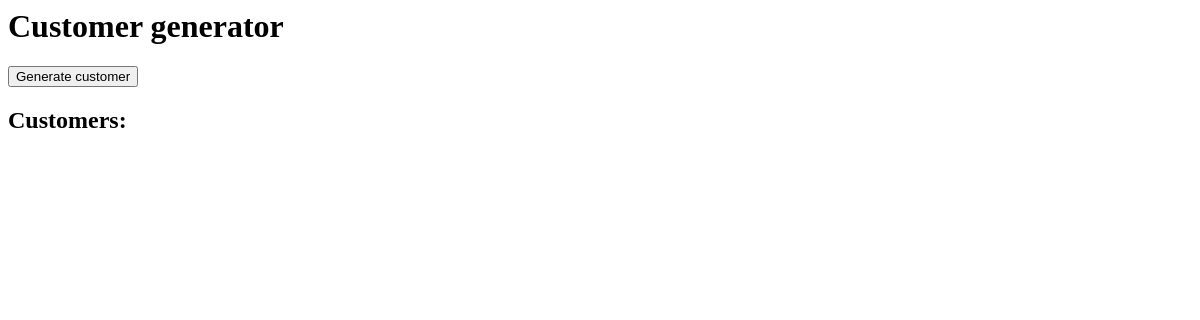
/produce_consumer/, run on an earlier commit of the app's database.
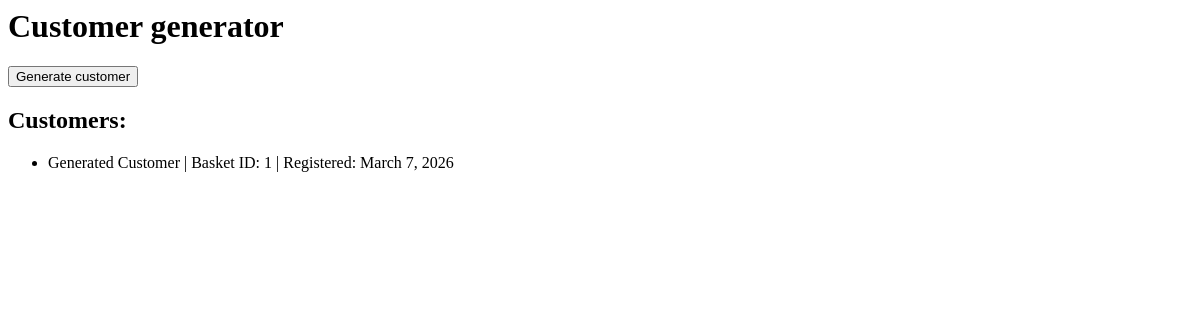
And on a later commit of the database.
### customer/models.py (models this page shows, shortened)
class Customer(models.Model):
    name = models.CharField(max_length=100)
    registration_date = models.DateField(auto_now_add=True)
    basket = models.ForeignKey(Basket, on_delete=models.CASCADE)

class Basket(models.Model):
    created_at = models.DateTimeField(auto_now_add=True)

### customer/views.py (the view)
# urls.py: path('produce_consumer/', views.produce_consumer, name='produce_consumer'),
def produce_consumer(request):
    if request.method == 'POST':
        Customer.objects.create(name = 'Generated Customer')
        return redirect("produce_consumer")
    customers = Customer.objects.all()
    return render(request, 'customer/produce_consumer.html', {'customers': customers})

### customer/templates/customer/produce_consumer.html (shortened to what this page needs)
<h1>Customer generator</h1>
<form method="post">
    <button type="submit">Generate customer</button>
</form>
<h2>Customers:</h2>
<ul>
{% for customer in customers %}
    <li>
        {{ customer.name }} |
        Basket ID: {{ customer.basket.id }} |
        Registered: {{ customer.registration_date }}
    </li>
{% endfor %}
</ul>

What changed in the data, as far as the page shows it:
added Customer: name "Generated Customer", basket.id "1", registration_date "March 7, 2026"
